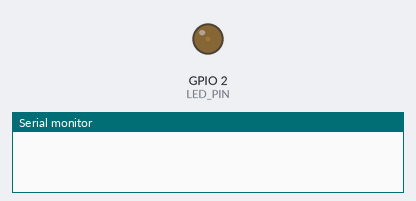
The program below on a simulated ESP32. On the bench: output pins drawn as LEDs (lit = HIGH), the last lines printed to the serial monitor.

Above: at 0.05 s.
At 0.7 s:
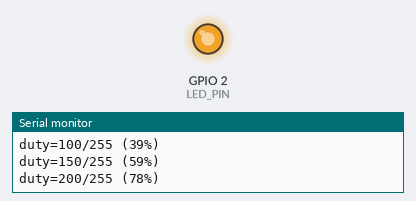
At 1.05 s:
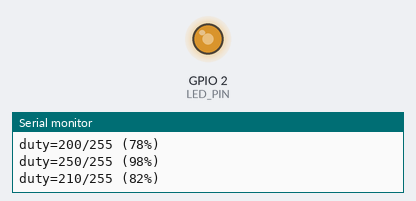
At 1.35 s:
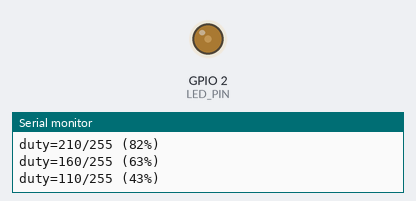
Timing chart, 0 to 3.5 s (numbered marks = the images above):
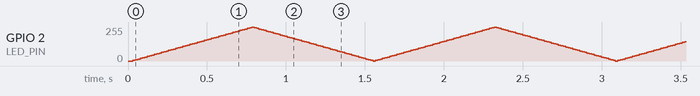

The program:

main.cpp
```cpp
#include <Arduino.h>

// ============================================================
// 03 — PWM : Fondu de LED (effet "respiration")
// Utilise le périphérique matériel LEDC de l'ESP32 pour générer un
// signal PWM, sans bloquer la boucle (pas de delay()).
// Câblage détaillé dans le README.md de ce dossier.
//
// ⚠️ Utilise l'API LEDC "par broche" (ledcAttach/ledcWrite) du cœur
// Arduino-ESP32 >= 3.0. Avec un cœur plus ancien (2.x), remplacer par
// ledcSetup() + ledcAttachPin() + ledcWrite(canal, ...).
// ============================================================

constexpr uint8_t LED_PIN = 2;

constexpr uint32_t PWM_FREQ_HZ = 5000;  // au-dessus du seuil de scintillement perceptible par l'œil
constexpr uint8_t PWM_RESOLUTION = 8;   // résolution du rapport cyclique : 0 à 255 (2^8 - 1)

constexpr unsigned long STEP_INTERVAL_MS = 15;  // fréquence de mise à jour du fondu
constexpr int FADE_STEP = 5;                    // incrément du rapport cyclique à chaque pas

int dutyCycle = 0;       // rapport cyclique courant (0 = éteint, 255 = pleine puissance)
int fadeDirection = 1;   // +1 = LED qui monte en intensité, -1 = qui descend
unsigned long lastStep = 0;
uint8_t printDivider = 0;  // compteur pour limiter la fréquence d'affichage série

void setup() {
  Serial.begin(115200);

  // Attache le périphérique matériel LEDC à la broche, avec sa fréquence
  // et sa résolution. Le PWM tourne ensuite en autonomie (le CPU n'a
  // qu'à changer le rapport cyclique via ledcWrite()).
  ledcAttach(LED_PIN, PWM_FREQ_HZ, PWM_RESOLUTION);
}

void loop() {
  // Boucle non-bloquante : on ne fait rien tant que STEP_INTERVAL_MS
  // ne s'est pas écoulé depuis le dernier pas de fondu.
  if (millis() - lastStep < STEP_INTERVAL_MS) {
    return;
  }
  lastStep = millis();

  ledcWrite(LED_PIN, dutyCycle);  // applique le rapport cyclique courant sur la broche

  // Avance le rapport cyclique dans la direction courante.
  dutyCycle += fadeDirection * FADE_STEP;

  // Aux bornes (0 ou 255), on inverse la direction : c'est ce qui
  // crée l'effet de va-et-vient ("respiration").
  if (dutyCycle <= 0) {
    dutyCycle = 0;
    fadeDirection = 1;
  } else if (dutyCycle >= 255) {
    dutyCycle = 255;
    fadeDirection = -1;
  }

  // On n'affiche qu'une ligne toutes les ~10 étapes (au lieu de chaque
  // étape) pour ne pas saturer le moniteur série.
  if (++printDivider >= 10) {
    printDivider = 0;
    Serial.printf("duty=%3d/255 (%.0f%%)\n", dutyCycle, dutyCycle / 255.0f * 100.0f);
  }
}
```
